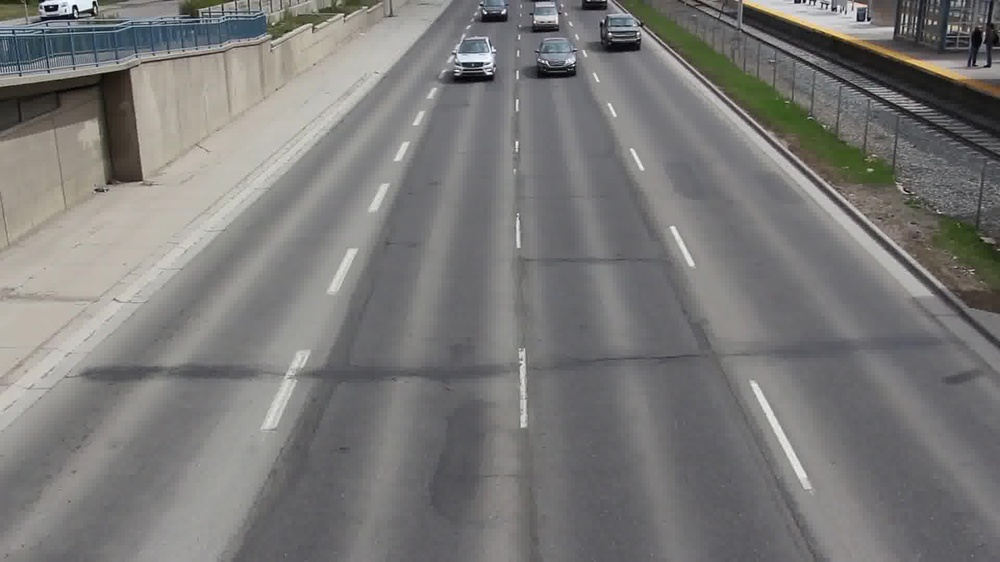
#> input picture ezgif-frame-012.jpg, 1000 x 562 px, shrunk from 1920 x 1080 before the run
$ python dense_flow.py
#> lines starting #> are read from the running program, lines starting #| are printed output that depends on the picture
#> further down, f1 is the input picture: shape (562, 1000, 3); mean B, G, R 119.6, 121, 121.9
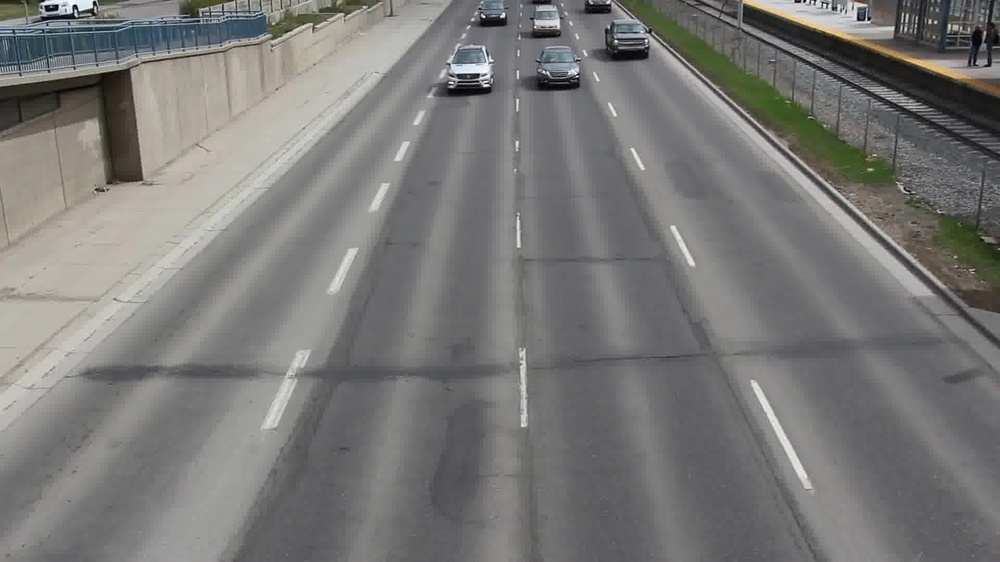
#> input picture ezgif-frame-013.jpg, 1000 x 562 px, shrunk from 1920 x 1080 before the run
#> further down, f2 is the input picture: shape (562, 1000, 3); mean B, G, R 118.9, 120.6, 121.3
import numpy as np
from scipy import signal
import cv2
import matplotlib.pyplot as plt


def dense_flow(f1, f2):
    """
    returns the dense optical flow between two BGR images
    :param f1: cv2 BGR image frame 1
    :param f2: cv2 BGR image frame 2
    :return: rgb dense flow image
    """
    mask = np.zeros_like(f1)
    # Sets image saturation to maximum
    mask[..., 1] = 255
    f1_gray = cv2.cvtColor(f1, cv2.COLOR_BGR2GRAY)
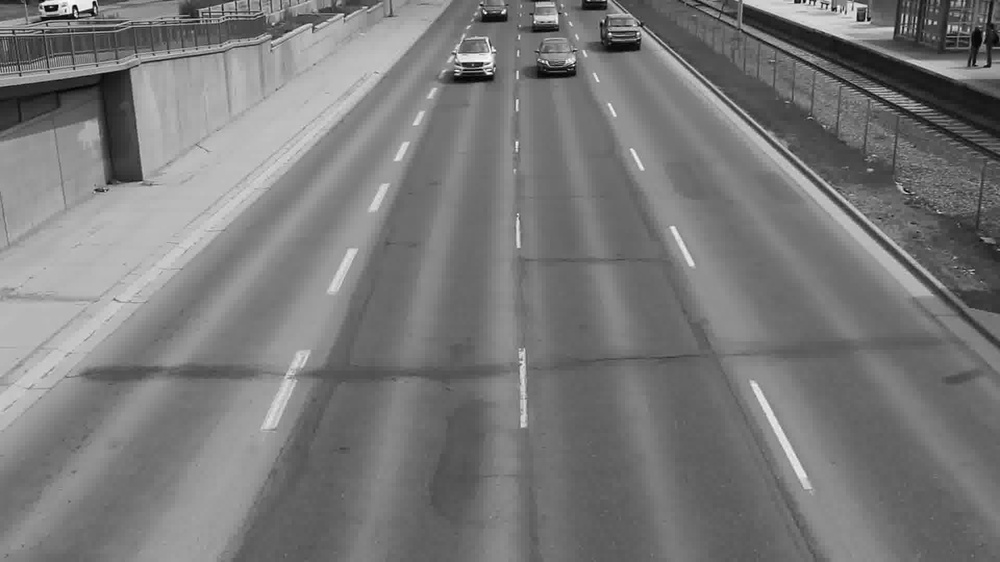
#> f1_gray: shape (562, 1000); min 0, max 255, mean 121.1
    f2_gray = cv2.cvtColor(f2, cv2.COLOR_BGR2GRAY)
    flow = cv2.calcOpticalFlowFarneback(f1_gray, f2_gray, None, 0.5, 3, 15, 3, 5, 1.2, 0)
    # Computes the magnitude and angle of the 2D vectors
    magnitude, angle = cv2.cartToPolar(flow[..., 0], flow[..., 1])
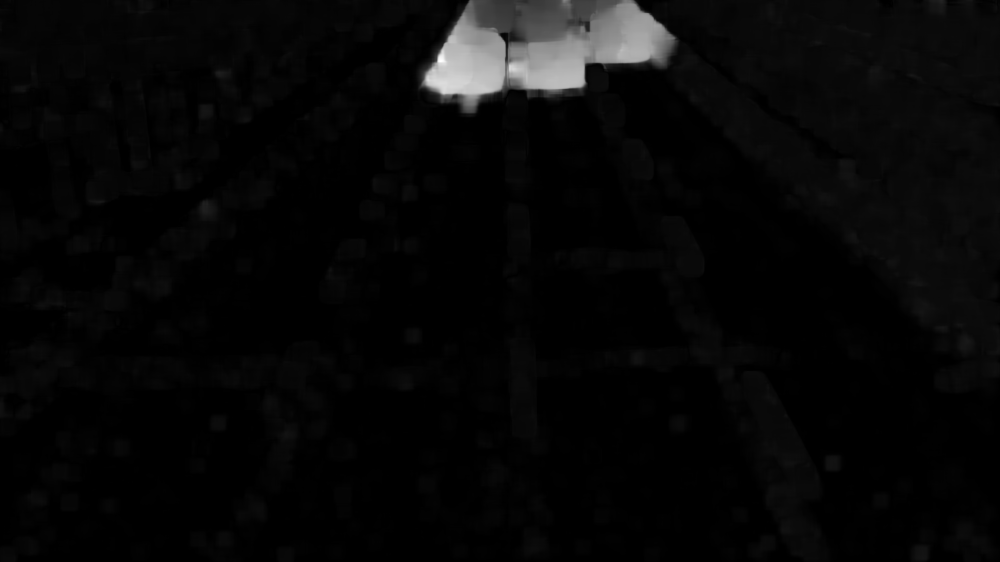
#> magnitude: shape (562, 1000) float32; min 7.19e-07, max 16.92, mean 0.531; drawn with min black and max white
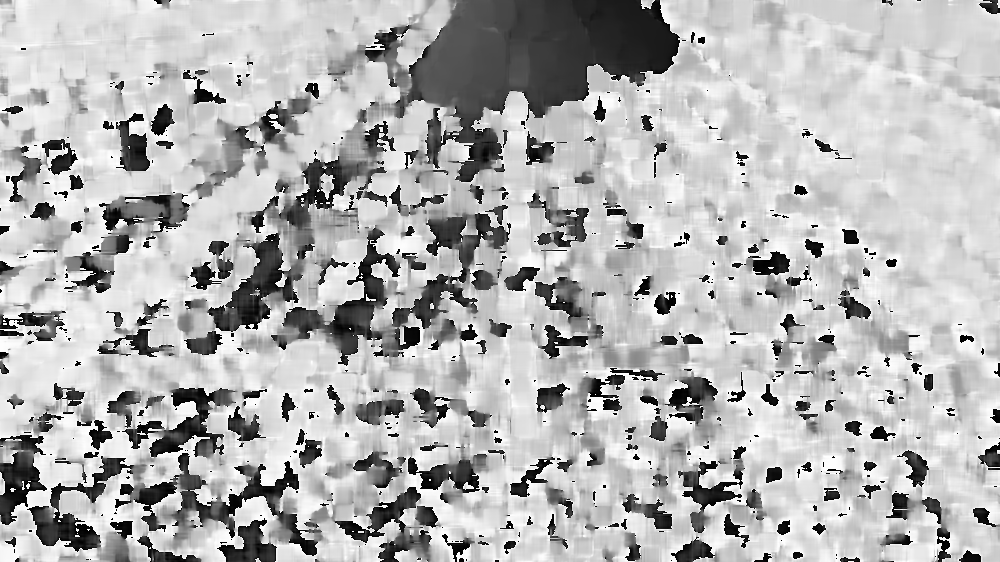
#> angle: shape (562, 1000) float32; min 1.87e-05, max 6.28, mean 4.41; drawn with min black and max white
    # Sets image hue according to the optical flow direction
    mask[..., 0] = angle * 180 / np.pi / 2
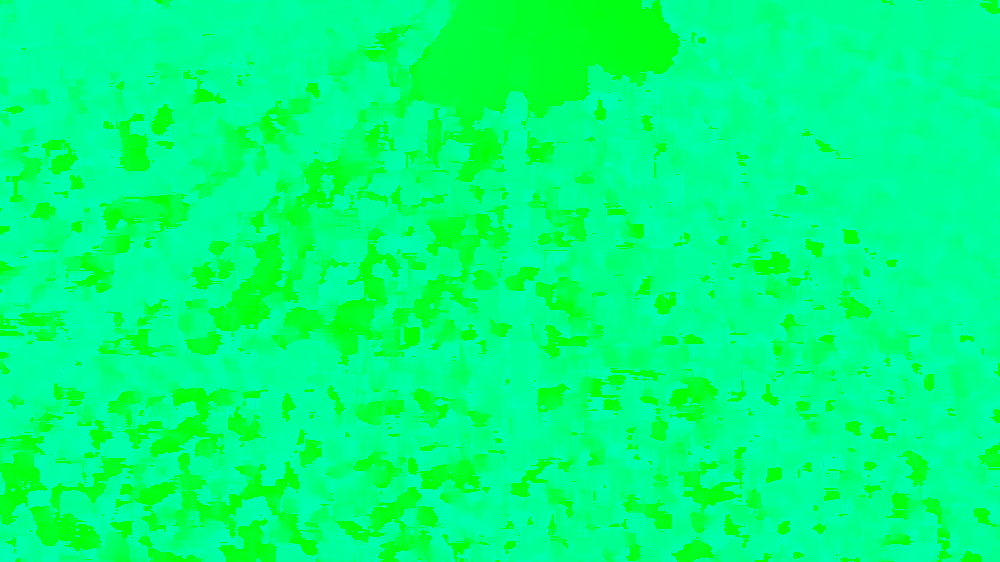
#> mask: shape (562, 1000, 3); mean of channels 0, 1, 2 125.8, 255, 0; drawn as B, G, R
    # Sets image value according to the optical flow magnitude (normalized)
    mask[..., 2] = cv2.normalize(magnitude, None, 0, 255, cv2.NORM_MINMAX)
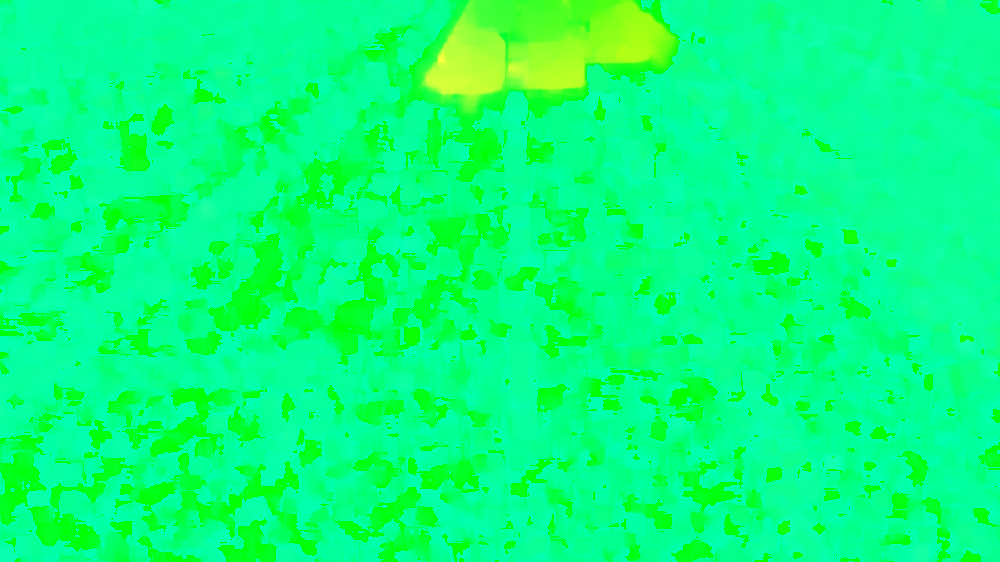
#> mask: shape (562, 1000, 3); mean of channels 0, 1, 2 125.8, 255, 7.5; drawn as B, G, R
    # Converts HSV to RGB (BGR) color representation
    rgb = cv2.cvtColor(mask, cv2.COLOR_HSV2BGR)
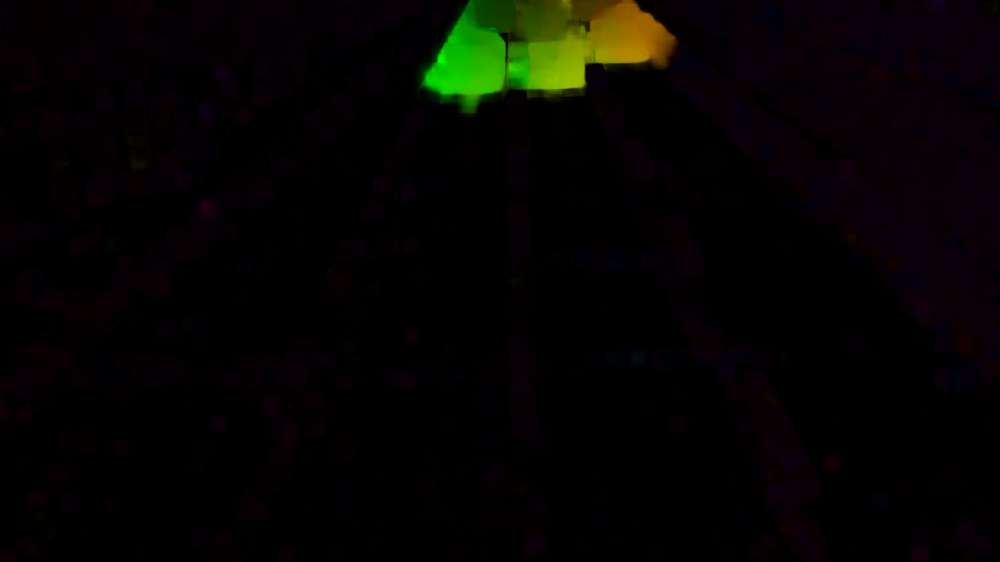
#> rgb: shape (562, 1000, 3); mean B, G, R 2.1, 4.2, 5.1
    # Opens a new window and displays the output frame
    # cv2.imshow("dense optical flow", rgb)
    return rgb


if __name__ == '__main__':
    f1 = cv2.imread('ezgif-frame-012.jpg')
    f2 = cv2.imread('ezgif-frame-013.jpg')

    res = dense_flow(f1, f2)
    print(res.shape)
#| (562, 1000, 3)
    plt.imshow(res)
    plt.show()
    plt.imsave('dense_flow.png', res)
